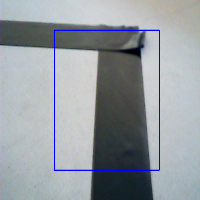
#> input picture branches/John_machine_learning/image_type_file/image_type_left/1.png, 200 x 200 px, found by its file name
$ python centroid_onframe.py
#> lines starting #> are read from the running program, lines starting #| are printed output that depends on the picture; after the words box and inside, x2 and y2 are one past the last pixel; in counts of white or black regions, pixels touching at a corner belong together
### branches/John_machine_learning/image.py
"""Module analysant les images :
Son unique fonction prend en entree une frame et renvoie
l'abscisse du centre de la forme permettant la direction du robot"""

###### IMPORT #########
import cv2
import numpy as np
#######################
def color_treatment (image):
    """Analyse une image et trouve le centre de la forme si elle existe.
        Prend en parametre :
        - image : l'image a analyser

        Renvoie : Une image binaire, composé uniquement de noir et de blanc"""

    ####### Les prochaines lignes permettent de travailler l'image pour #######
    #######            la rendre plus facilement analysable             #######

    # On transforme l'image en niveaux de gris
    gris = cv2.cvtColor(image, cv2.COLOR_BGR2GRAY)

    # On floute l'image
    flou = cv2.GaussianBlur(gris, (5, 5), 0)

    # On transforme en image binaire
    ret, binaire = cv2.threshold(flou, 100, 255, cv2.THRESH_BINARY_INV)

    # On elimine les bruits restants
    masque = cv2.erode(binaire, None, iterations=2)
    masque = cv2.dilate(masque, None, iterations=2)

    ###########################################################################
    ###########################################################################
    return masque
def find_extrem_pos(masque):
    """Permet de récuperer les coordonnées des points
    extreme correspondant à la forme perçus"""
    contours, hierarchy = cv2.findContours(masque.copy(),1,cv2.CHAIN_APPROX_NONE)
    if len(contours) > 0: #si le contour existe
        cnt = max(contours,key= cv2.contourArea)
        max_left = tuple(cnt[cnt[:, :, 0].argmin()][0])
        max_right = tuple(cnt[cnt[:, :, 0].argmax()][0])
        max_top = tuple(cnt[cnt[:, :, 1].argmin()][0])
        max_bottom = tuple(cnt[cnt[:, :, 1].argmax()][0])

        return max_left,max_right,max_top,max_bottom
    else :
        return 0,0,0,0

    # [14 lines of commented-out code are left out]
def centroidDetector(masque):
    """Analyse une image et trouve le centre de la forme si elle existe.
    prend en paramètre : - Une image filtréé
        Renvoie :  -Les coordonnées x et y du centre de l'image
                   - False si aucun centre n'est observé"""
    # On cherche les contours dans l'image
    contours, hierarchy = cv2.findContours(masque,1,cv2.CHAIN_APPROX_NONE)


    # Si l'on a plus d'un contour, on observe une forme
    if len(contours) > 0 :

        # On recupere le plus grand contour
        c = max(contours, key = cv2.contourArea)

        # On applique la fonction moments d'openCV pour chercher le centre
        # de la forme observee
        M = cv2.moments(c)

        # On cherche les coordonnées du centre
        centre_x = int(M['m10']/M['m00'])#coordonnée X
        centre_y = int(M['m01']/M['m00'])#coordonnée y
        # On retourne les coordonées de ce centre a la fonction appellante : main
        return centre_x,centre_y


    # Si l'on n'observe aucune forme
    else :
        return False

### branches/John_machine_learning/centroid_onframe.py
"""Ce module permet d'applique les fondements de centroid detector
    sur une image défini
    Permet également de determiner sa vitesse de traitement d'image"""
#---IMPORT---#
import cv2
import image
import time
import numpy as np
#------------#

path = "C:/Users/allou/Desktop/L3Q1/L3Q1projetwc/trunk/Ressources/images/Frame3.jpg"
path2 = "C:/Users/allou/Desktop/L3Q1/L3Q1projetwc/trunk/Ressources/images/Frame6.jpg"
path_left = "C:/Users/allou/PycharmProjects/motorproject/imgtypefile/image_type_left/30.png"
path_right = "C:/Users/allou/PycharmProjects/motorproject/imgtypefile/image_type_right/24.png"
path3 = "C:/Users/allou/Desktop/L3Q1/L3Q1projetwc/branches/John_machine_learning/image_type_file/image_type_left/1.png"

photo = cv2.imread(path3,cv2.IMREAD_ANYCOLOR)
#> photo is the input picture: shape (200, 200, 3); mean B, G, R 161, 155.7, 150
height = np.size(photo, 0)
#> height = 200
width = np.size(photo, 1)
#> width = 200
def chrono_time():
    """Retourne le temps passé à chaque appelle"""
    return time.time()
def traitement_image(photo):
    """Prend en paramètre une image et renvoie
    les coordonnées du centre de l'image si elle existe"""
    masque = image.color_treatment(photo)
    pos_centre = image.centroidDetector(masque)
    return pos_centre
# [4 lines left out: function calcul_pos, not called in this run]


start = chrono_time()
masque = image.color_treatment(photo) #JUSTE EN TEST
#> in color_treatment, `flou = cv2.GaussianBlur(gris, (5, 5), 0)`:
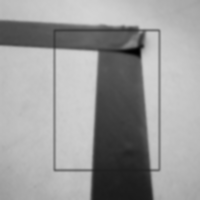
#> flou: shape (200, 200); min 1, max 211, mean 154.6
#> in color_treatment, `ret, binaire = cv2.threshold(flou, 100, 255, cv2.THRESH_BINARY_INV)`:
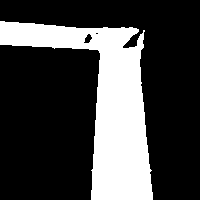
#> binaire: shape (200, 200); 26.5% white; 1 white region, box (x1, y1, x2, y2) and area: (0, 21, 153, 200) 10613
#> in color_treatment, `masque = cv2.erode(binaire, None, iterations=2)`:
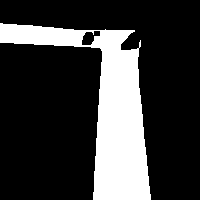
#> masque: shape (200, 200); 22.9% white; 1 white region, box (x1, y1, x2, y2) and area: (0, 23, 151, 200) 9143
#> in color_treatment, `masque = cv2.dilate(masque, None, iterations=2)`: masque: shape (200, 200); 26.4% white; 1 white region
pos_centre = traitement_image(photo)
#> in centroidDetector, `contours, hierarchy = cv2.findContours(masque,1,cv2.CHAIN_APPROX_NONE)`: contours = 3 contours, 1 with area under 20; largest, box (x1, y1, x2, y2) and area: (0, 21, 153, 200) 10266, (83, 33, 93, 44) 56
#> in centroidDetector, `c = max(contours, key = cv2.contourArea)`: c = contour of 675 points, box (x1, y1, x2, y2) (0, 21, 153, 200), area 10266
#> in centroidDetector, `M = cv2.moments(c)`: M = moments, m00 10266.5, centre m10/m00, m01/m00 = (105.1, 103.9)
#> in centroidDetector, `centre_x = int(M['m10']/M['m00'])#coordonnée X`: centre_x = 105
#> in centroidDetector, `centre_y = int(M['m01']/M['m00'])#coordonnée y`: centre_y = 103
#> in traitement_image, `pos_centre = image.centroidDetector(masque)`: pos_centre = (105, 103)
#> pos_centre = (105, 103)
extrem_pos = image.find_extrem_pos(masque)
#> in find_extrem_pos, `cnt = max(contours,key= cv2.contourArea)`: cnt has the same summary as c in centroidDetector
#> in find_extrem_pos, `max_left = tuple(cnt[cnt[:, :, 0].argmin()][0])`: max_left = (0, 21)
#> in find_extrem_pos, `max_right = tuple(cnt[cnt[:, :, 0].argmax()][0])`: max_right = (152, 199)
#> in find_extrem_pos, `max_top = tuple(cnt[cnt[:, :, 1].argmin()][0])`: max_top = (0, 21)
#> in find_extrem_pos, `max_bottom = tuple(cnt[cnt[:, :, 1].argmax()][0])`: max_bottom = (91, 199)
#> extrem_pos = ((0, 21), (152, 199), (0, 21), (91, 199))

def contourcont(masque,photo):
    contours, hierarchy = cv2.findContours(masque, 1, cv2.CHAIN_APPROX_SIMPLE)
    approx = None
    for cnt in contours:
        # plus 0.01 est > moins il comptera de point
        approx = cv2.approxPolyDP(cnt, 0.03 * cv2.arcLength(cnt, True), True)
        cv2.drawContours(photo,[approx],0,(0),5)
    if len(approx) == 4:
        print("carré")
    if len(approx) == 5:
        print("angle interne")
    if len(approx) == 6:
        print("angle angle externe")
    print(len(approx))
contourcont(masque,photo)
#> the loop in contourcont, `for cnt in contours:` made 3 passes
#> after the loop in contourcont, `for cnt in contours:`:
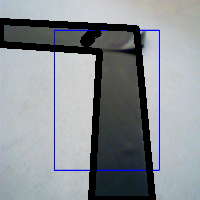
#> photo: shape (200, 200, 3); 10.98% of pixels changed, all inside (x1, y1, x2, y2) = (0, 18, 156, 200)
#| 6

max_left = extrem_pos[0]
#> max_left = (0, 21)
max_right = extrem_pos[1]
#> max_right = (152, 199)
max_top = extrem_pos[2]
#> max_top = (0, 21)
max_bottom = extrem_pos[3]
#> max_bottom = (91, 199)

cv2.circle(photo,max_left,7,(220,225,0),-1)
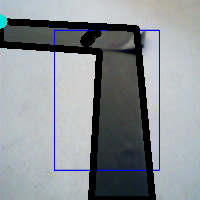
#> photo: shape (200, 200, 3); 0.2% of pixels changed, all inside (x1, y1, x2, y2) = (0, 14, 8, 29)
cv2.circle(photo,max_right,7,(220,225,0),-1)
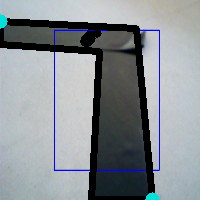
#> photo: shape (200, 200, 3); 0.2% of pixels changed, all inside (x1, y1, x2, y2) = (145, 192, 160, 200)
cv2.circle(photo,max_top,7,(220,225,0),-1)
cv2.circle(photo,max_bottom,7,(220,225,0),-1)

print("Les positions maximales sont  :")
print(max_left,max_right,max_top,max_bottom)
#| (0, 21) (152, 199) (0, 21) (91, 199)

if pos_centre is not False:
    # On affiche l'abscisse du centre
    print("centre_x = ", pos_centre[0])
#| centre_x =  105
    cv2.circle(photo,(pos_centre),10,(220,0,0),-1)
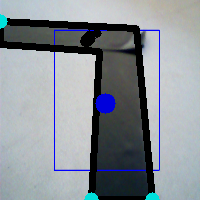
#> photo: shape (200, 200, 3); mean B, G, R 150.7, 144.3, 137.9
end = chrono_time()
print("La vitesse du traitement de l'image correspond à :{}".format(end-start))

#-------------------------
#x,y,z =0,0,0
imagecolor = photo[width//2,height//2,]
#> imagecolor = [220, 0, 0]
def getBGRcolor(photo):
    """Prend en paramètre une photo :
    Permet d'avoir la couleur la plus presente au centre
    de l'image"""
    value = photo[width//2,height//2]
    max = 10
    value_x,value_y,value_z = 0,0,0
    med = []
    for i in range(0,max):
        for j in range (0,max):
            value = photo[width//2+i,height//2+j]
            value_x += value[0]
            value_y += value[1]
            value_z += value[2]
    value_x = (value_x // (max*max))
    value_y = (value_y // (max*max))
    value_z = (value_z // (max*max))
    med = [value_x, value_y, value_z]
    return med


print("la taille de l'image est {}".format(photo.shape))
#| la taille de l'image est (200, 200, 3)
print("la valeur BGR du pixel au centre de l'image est {}".format(imagecolor))
#| la valeur BGR du pixel au centre de l'image est [220   0   0]
print("La couleur la plus presente dans l'image est :{}".format(getBGRcolor(photo)))
#> after the loop in getBGRcolor, `for i in range(0,max):`: value_x = 22000; value_y = 0
#> in getBGRcolor, `value_x = (value_x // (max*max))`: value_x = 220
#> in getBGRcolor, `med = [value_x, value_y, value_z]`: med = [220, 0, 0]
#| La couleur la plus presente dans l'image est :[220, 0, 0]
#---------------------------
med_color = getBGRcolor(photo)
#> med_color = [220, 0, 0]
def dominentColor(tabcolor):
    """prend un paramètre un tableau de couleur
        et renvoie sa couleur la plus dominante"""
    blue = 'blue'
    green = 'green'
    red = 'red'; noir = 'noir'; jaune = 'jaune';
    #tab[0] correspond à

    if tabcolor[0] < 50 and tabcolor[1] < 50 and tabcolor[2] < 50:
        return noir
    if tabcolor[0] < 50 and tabcolor[1] > 120 and tabcolor[2] > 120:
        return jaune
    elif max(tabcolor[0],tabcolor[1],tabcolor[2]) == tabcolor[0]:
        return blue
    elif max(tabcolor[0],tabcolor[1],tabcolor[2]) == tabcolor[1]:
        return green
    elif max(tabcolor[0],tabcolor[1],tabcolor[2]) == tabcolor[2]:
        return red

maxvalue = dominentColor(med_color)
#> maxvalue = 'blue'
print("la couleur la plus présente est {}".format(maxvalue))
#| la couleur la plus présente est blue
#------------------------------------------


color_available = ['rouge','noir','jaune']
# [8 lines left out: function getcolorUser, not called in this run]
#----------------------------------------
def mainfonction():
    """Fonction principale du programme"""
    while True :
        cv2.imshow("Photo",photo)
        cv2.imshow("Masque",masque)
      #cv2.imshow("masque",masque)
        key = cv2.waitKey(1)
        if key & 0xFF == ord("q"):  # quitter
            break
if __name__ == '__main__':
    """Main de la fonction"""

    #couleur_choisie = getcolorUser()
    #print(couleur_choisie)
    mainfonction()
#> (key q is pressed here)
    cv2.destroyAllWindows()

$ run again, with trunk/Ressources/images/Frame2.jpg saved as branches/John_machine_learning/image_type_file/image_type_left/1.png
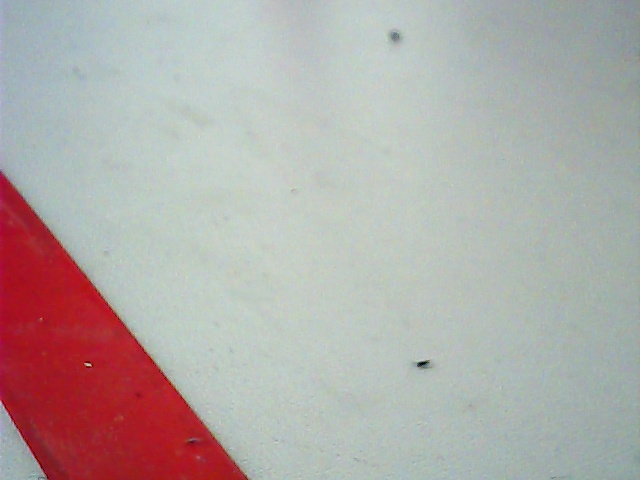
#> input picture trunk/Ressources/images/Frame2.jpg, 640 x 480 px, found by its file name
#> photo is the input picture: shape (480, 640, 3); mean B, G, R 168.4, 170.8, 177.8
#> height = 480
#> width = 640
#> in color_treatment, `ret, binaire = cv2.threshold(flou, 100, 255, cv2.THRESH_BINARY_INV)`:
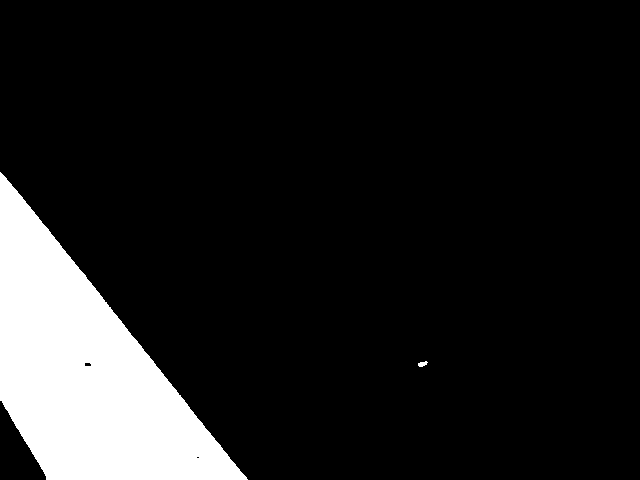
#> binaire: shape (480, 640); 11.9% white; 2 white regions, box (x1, y1, x2, y2) and area: (0, 172, 248, 480) 36555, (418, 361, 428, 367) 39
#> in centroidDetector, `contours, hierarchy = cv2.findContours(masque,1,cv2.CHAIN_APPROX_NONE)`: contours = 3 contours, 1 with area under 20; largest, box (x1, y1, x2, y2) and area: (0, 174, 247, 480) 36161, (84, 362, 92, 367) 24
#> c = contour of 816 points, box (x1, y1, x2, y2) (0, 174, 247, 480), area 36161
#> M = moments, m00 36161, centre m10/m00, m01/m00 = (85.67, 372)
#> centre_x = 85
#> centre_y = 371
#> in traitement_image, `pos_centre = image.centroidDetector(masque)`: pos_centre = (85, 371)
#> cnt has the same summary as c in centroidDetector
#> in find_extrem_pos, `max_left = tuple(cnt[cnt[:, :, 0].argmin()][0])`: max_left = (0, 174)
#> in find_extrem_pos, `max_right = tuple(cnt[cnt[:, :, 0].argmax()][0])`: max_right = (246, 479)
#> in find_extrem_pos, `max_top = tuple(cnt[cnt[:, :, 1].argmin()][0])`: max_top = (0, 174)
#> in find_extrem_pos, `max_bottom = tuple(cnt[cnt[:, :, 1].argmax()][0])`: max_bottom = (46, 479)
#> extrem_pos = ((0, 174), (246, 479), (0, 174), (46, 479))
#> the loop in contourcont, `for cnt in contours:` made 3 passes
#> approx on pass 3: [[0, 174], [0, 400], [46, 479], [246, 479]]
#| 4
#> `max_left = extrem_pos[0]`: max_left = (0, 174)
#> `max_right = extrem_pos[1]`: max_right = (246, 479)
#> `max_top = extrem_pos[2]`: max_top = (0, 174)
#> `max_bottom = extrem_pos[3]`: max_bottom = (46, 479)
#| (0, 174) (246, 479) (0, 174) (46, 479)
#| centre_x =  85
#> `cv2.circle(photo,(pos_centre),10,(220,0,0),-1)`:
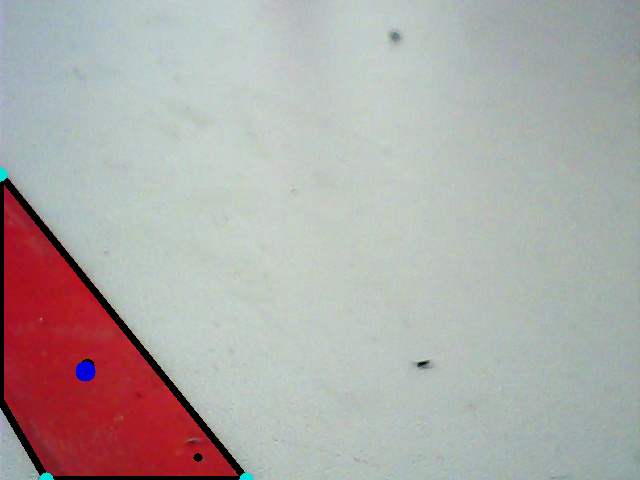
#> photo: shape (480, 640, 3); mean B, G, R 167.8, 170.1, 174.9
#> imagecolor = [192, 206, 194]
#| la taille de l'image est (480, 640, 3)
#| la valeur BGR du pixel au centre de l'image est [192 206 194]
#> after the loop in getBGRcolor, `for i in range(0,max):`: value_x = 19624; value_y = 20467; value_z = 19073
#> in getBGRcolor, `value_x = (value_x // (max*max))`: value_x = 196
#> in getBGRcolor, `value_y = (value_y // (max*max))`: value_y = 204
#> in getBGRcolor, `value_z = (value_z // (max*max))`: value_z = 190
#> med = [196, 204, 190]
#| La couleur la plus presente dans l'image est :[196, 204, 190]
#> maxvalue = 'green'
#| la couleur la plus présente est green

$ run again, with trunk/Ressources/images/Frame4.jpg saved as branches/John_machine_learning/image_type_file/image_type_left/1.png
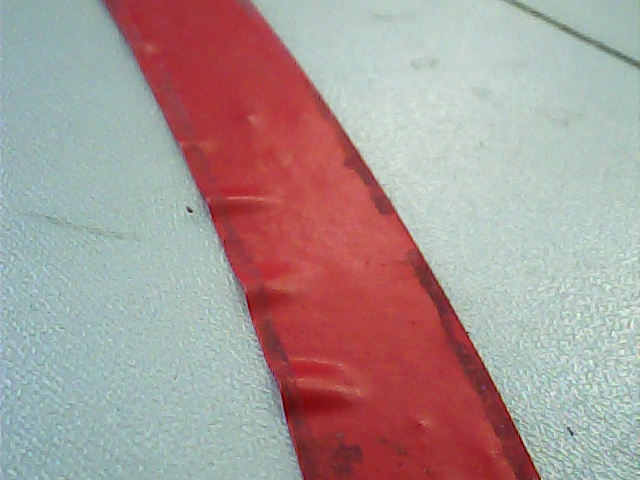
#> input picture trunk/Ressources/images/Frame4.jpg, 640 x 480 px, found by its file name
#> photo is the input picture: shape (480, 640, 3); mean B, G, R 149.8, 151.9, 170
#> height = 480
#> width = 640
#> binaire: shape (480, 640); 21.5% white; 16 white regions (13 under 20 px), largest, box (x1, y1, x2, y2) and area: (103, 0, 541, 480) 65838, (348, 292, 361, 299) 58, (401, 300, 413, 307) 37
#> in centroidDetector, `contours, hierarchy = cv2.findContours(masque,1,cv2.CHAIN_APPROX_NONE)`: contours = 27 contours, 16 with area under 20; largest, box (x1, y1, x2, y2) and area: (105, 0, 540, 480) 64761, (290, 356, 373, 398) 1418, (337, 130, 394, 216) 1054, (304, 305, 336, 326) 270, (417, 414, 434, 427) 131
#> c = contour of 2200 points, box (x1, y1, x2, y2) (105, 0, 540, 480), area 64761
#> M = moments, m00 64761, centre m10/m00, m01/m00 = (316.6, 274.6)
#> centre_x = 316
#> centre_y = 274
#> in traitement_image, `pos_centre = image.centroidDetector(masque)`: pos_centre = (316, 274)
#> in find_extrem_pos, `cnt = max(contours,key= cv2.contourArea)`: cnt has the same summary as c in centroidDetector
#> in find_extrem_pos, `max_left = tuple(cnt[cnt[:, :, 0].argmin()][0])`: max_left = (105, 0)
#> in find_extrem_pos, `max_right = tuple(cnt[cnt[:, :, 0].argmax()][0])`: max_right = (539, 479)
#> in find_extrem_pos, `max_top = tuple(cnt[cnt[:, :, 1].argmin()][0])`: max_top = (105, 0)
#> in find_extrem_pos, `max_bottom = tuple(cnt[cnt[:, :, 1].argmax()][0])`: max_bottom = (303, 479)
#> extrem_pos = ((105, 0), (539, 479), (105, 0), (303, 479))
#> the loop in contourcont, `for cnt in contours:` made 27 passes
#> approx on passes 8, 15, 21: [[384, 347], [385, 346], [386, 347], [385, 348]], [[337, 323], [338, 322], [339, 323], [338, 324]], [[263, 220], [263, 224], [267, 224], [267, 220]]
#| 8
#> `max_left = extrem_pos[0]`: max_left = (105, 0)
#> `max_right = extrem_pos[1]`: max_right = (539, 479)
#> `max_top = extrem_pos[2]`: max_top = (105, 0)
#> `max_bottom = extrem_pos[3]`: max_bottom = (303, 479)
#| (105, 0) (539, 479) (105, 0) (303, 479)
#| centre_x =  316
#> `cv2.circle(photo,(pos_centre),10,(220,0,0),-1)`:
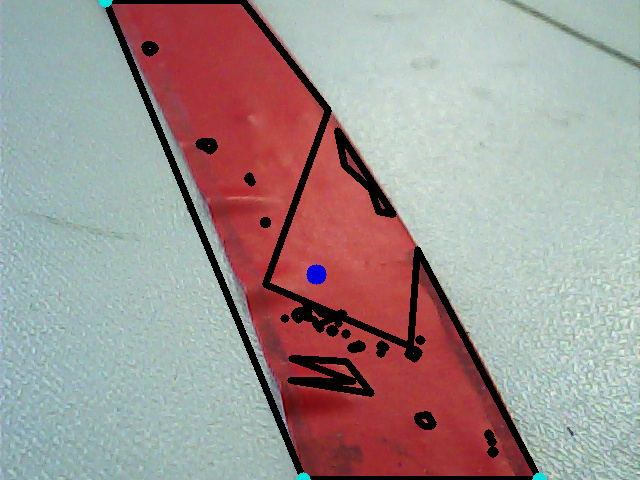
#> photo: shape (480, 640, 3); mean B, G, R 145.5, 147.4, 160.9
#> imagecolor = [0, 0, 0]
#| la taille de l'image est (480, 640, 3)
#| la valeur BGR du pixel au centre de l'image est [0 0 0]
#> after the loop in getBGRcolor, `for i in range(0,max):`: value_x = 11244; value_y = 11338; value_z = 10752
#> in getBGRcolor, `value_x = (value_x // (max*max))`: value_x = 112
#> in getBGRcolor, `value_y = (value_y // (max*max))`: value_y = 113
#> in getBGRcolor, `value_z = (value_z // (max*max))`: value_z = 107
#> med = [112, 113, 107]
#| La couleur la plus presente dans l'image est :[112, 113, 107]
#> maxvalue = 'green'
#| la couleur la plus présente est green
